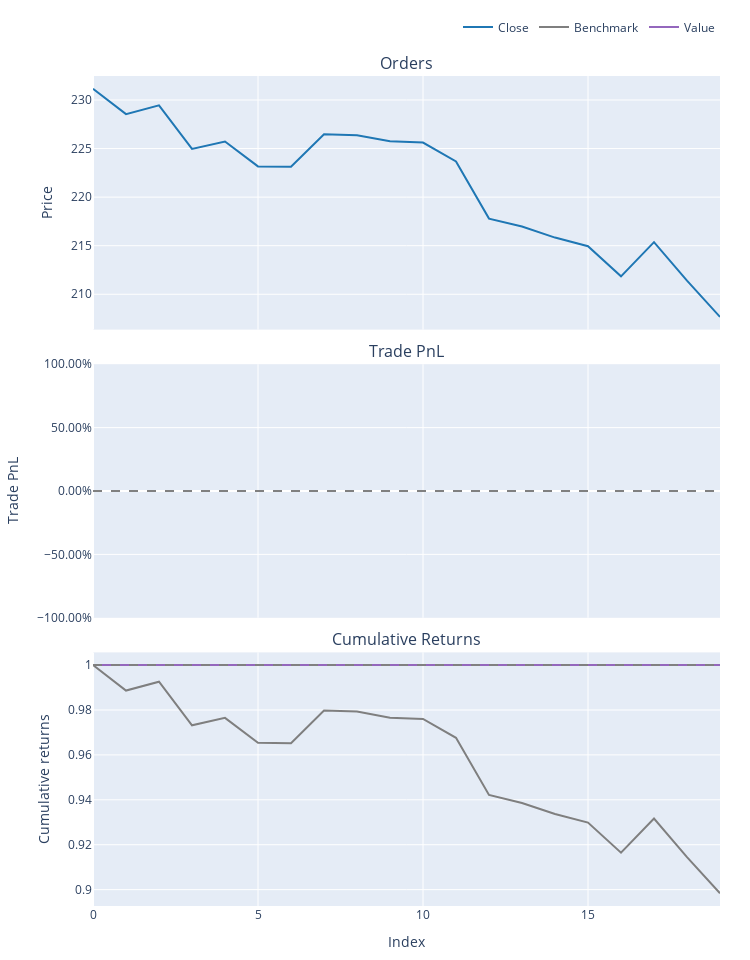

This figure's notebook cell:
### Code cell
# Summary stats
print(portfolio.stats())

# Equity curve
portfolio.plot().show()

# You can compare to SPY, TSLA Buy-and-Hold too

### Figure 1 — Plotly figure (JSON) as saved in the notebook; plotly's stock layout.template omitted (floating-point values rounded to 4 significant figures)
{"data": [{"legendgroup": "0", "line": {"color": "#1f77b4"}, "name": "Close", "showlegend": true, "type": "scatter", "uid": "2c7f90d3-4fc2-458b-ba75-8bd2a2168594", "x": [0, 1, 2, 3, 4, 5, 6, 7, 8, 9, 10, 11, 12, 13, 14, 15, 16, 17, 18, 19], "xaxis": "x", "y": [231.2, 228.5, 229.4, 225.0, 225.7, 223.2, 223.1, 226.5, 226.4, 225.7, 225.6, 223.7, 217.8, 217.0, 215.8, 214.9, 211.8, 215.4, 211.4, 207.7], "yaxis": "y"}, {"legendgroup": "1", "line": {"color": "#7f7f7f"}, "name": "Benchmark", "showlegend": true, "type": "scatter", "uid": "bb6782f0-da24-401c-bed0-5be54d9b756d", "x": [0, 1, 2, 3, 4, 5, 6, 7, 8, 9, 10, 11, 12, 13, 14, 15, 16, 17, 18, 19], "xaxis": "x3", "y": [1, 0.9887, 0.9926, 0.9732, 0.9765, 0.9654, 0.9652, 0.9797, 0.9793, 0.9766, 0.976, 0.9676, 0.9421, 0.9386, 0.9337, 0.9299, 0.9164, 0.9317, 0.9145, 0.8984], "yaxis": "y3"}, {"legendgroup": "2", "line": {"color": "#9467bd"}, "name": "Value", "showlegend": true, "type": "scatter", "uid": "ec528c49-62fe-4285-9b94-8567e51acb9f", "x": [0, 1, 2, 3, 4, 5, 6, 7, 8, 9, 10, 11, 12, 13, 14, 15, 16, 17, 18, 19], "xaxis": "x3", "y": [1, 1, 1, 1, 1, 1, 1, 1, 1, 1, 1, 1, 1, 1, 1, 1, 1, 1, 1, 1], "yaxis": "y3"}, {"hoverinfo": "skip", "legendgroup": "3", "line": {"color": "rgba(0, 0, 0, 0)", "width": 0}, "opacity": 0, "showlegend": false, "type": "scatter", "uid": "ebd36149-fc3b-4953-bca8-444213907006", "x": [0, 1, 2, 3, 4, 5, 6, 7, 8, 9, 10, 11, 12, 13, 14, 15, 16, 17, 18, 19], "xaxis": "x3", "y": [1, 1, 1, 1, 1, 1, 1, 1, 1, 1, 1, 1, 1, 1, 1, 1, 1, 1, 1, 1], "yaxis": "y3"}], "layout": {"annotations": [{"font": {"size": 16}, "showarrow": false, "text": "Orders", "x": 0.5, "xanchor": "center", "xref": "paper", "y": 1, "yanchor": "bottom", "yref": "paper"}, {"font": {"size": 16}, "showarrow": false, "text": "Trade PnL", "x": 0.5, "xanchor": "center", "xref": "paper", "y": 0.6528, "yanchor": "bottom", "yref": "paper"}, {"font": {"size": 16}, "showarrow": false, "text": "Cumulative Returns", "x": 0.5, "xanchor": "center", "xref": "paper", "y": 0.3056, "yanchor": "bottom", "yref": "paper"}], "height": 960, "legend": {"orientation": "h", "traceorder": "normal", "x": 1, "xanchor": "right", "y": 1.042, "yanchor": "bottom"}, "margin": {"b": 30, "l": 30, "r": 30, "t": 30}, "shapes": [{"line": {"color": "gray", "dash": "dash"}, "type": "line", "x0": 0, "x1": 1, "xref": "paper", "y0": 0, "y1": 0, "yref": "y2"}, {"line": {"color": "gray", "dash": "dash"}, "type": "line", "x0": 0, "x1": 1, "xref": "paper", "y0": 1, "y1": 1, "yref": "y3"}], "showlegend": true, "width": 750, "xaxis": {"anchor": "y", "domain": [0, 1], "matches": "x3", "showticklabels": false}, "xaxis2": {"anchor": "y2", "domain": [0, 1], "matches": "x3", "showticklabels": false}, "xaxis3": {"anchor": "y3", "domain": [0, 1], "title": {"text": "Index"}}, "yaxis": {"anchor": "x", "domain": [0.6944, 1], "title": {"text": "Price"}}, "yaxis2": {"anchor": "x2", "domain": [0.3472, 0.6528], "tickformat": ".2%", "title": {"text": "Trade PnL"}}, "yaxis3": {"anchor": "x3", "domain": [0, 0.3056], "title": {"text": "Cumulative returns"}}}}
